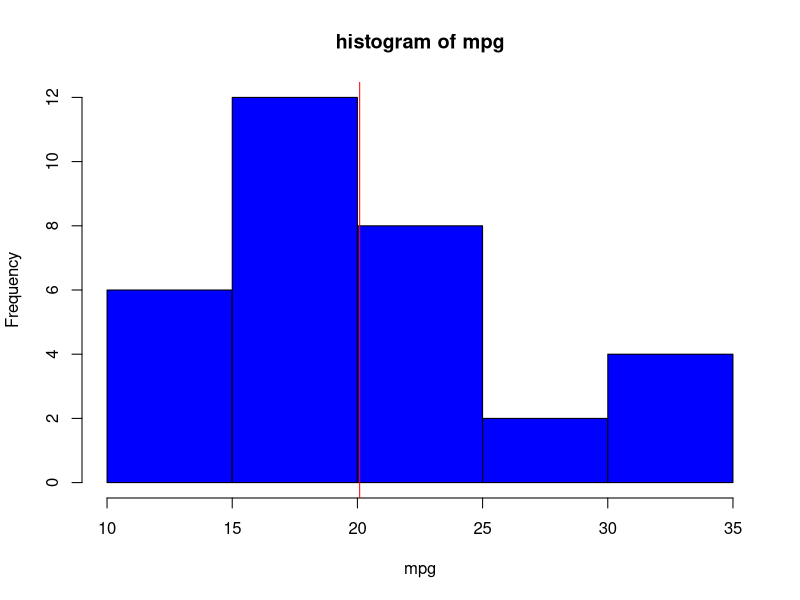
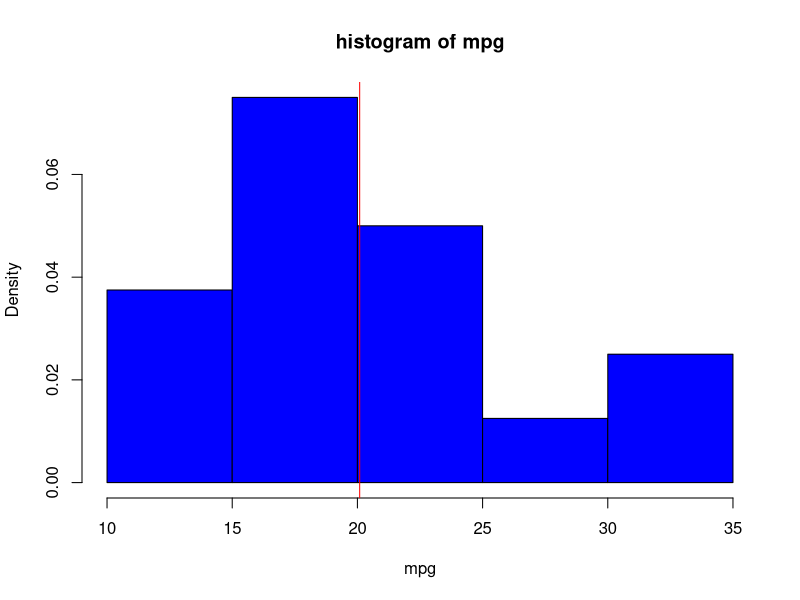
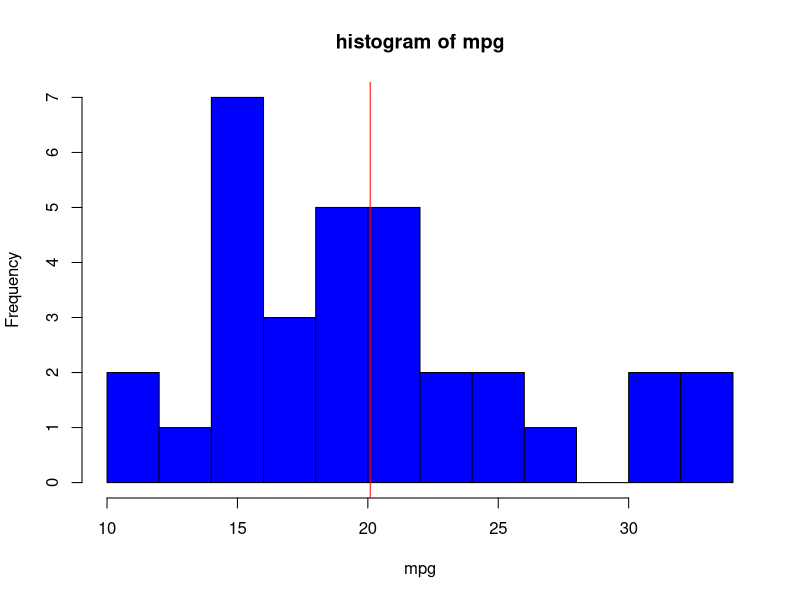
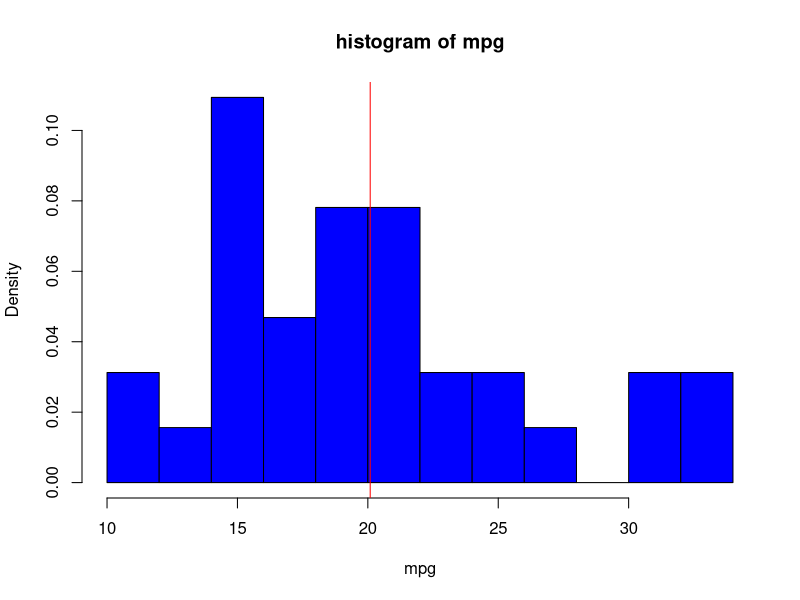
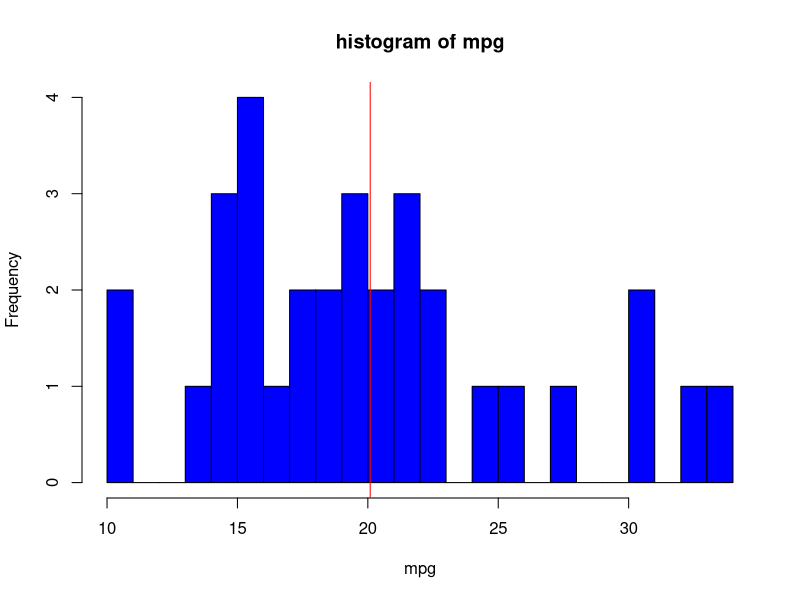
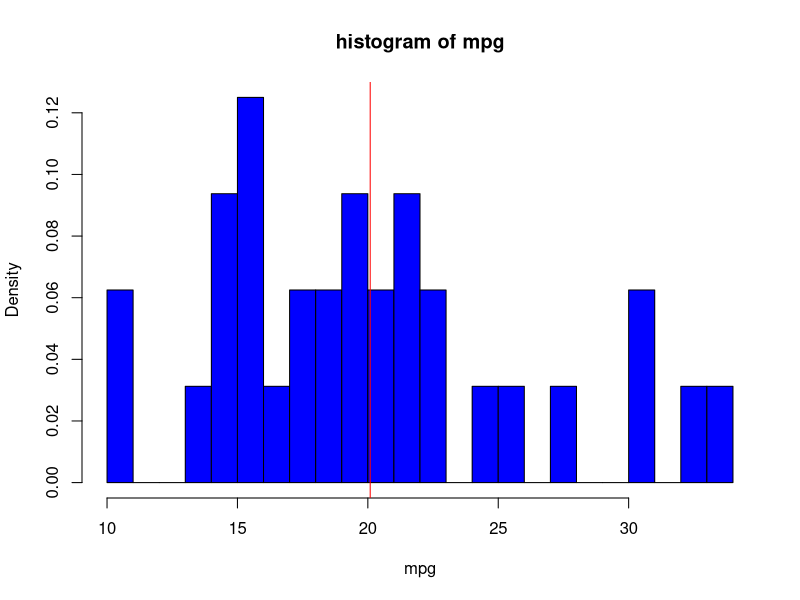
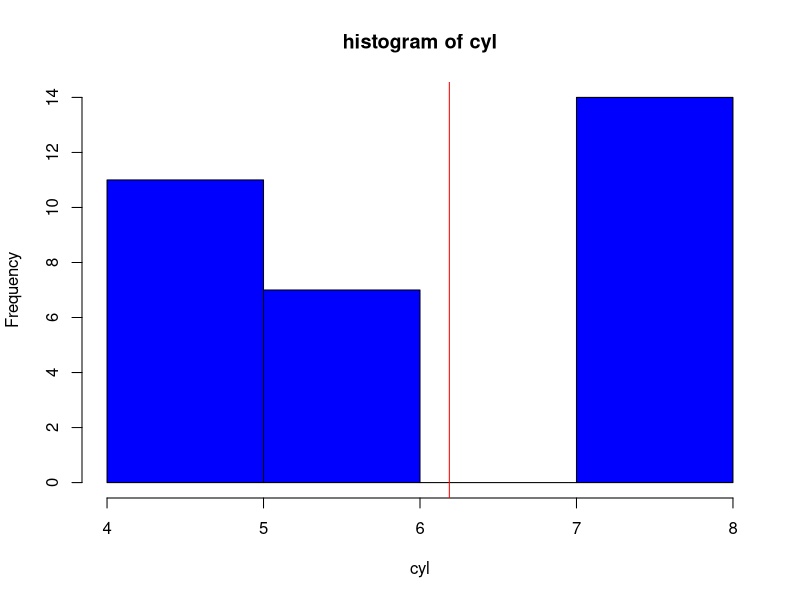
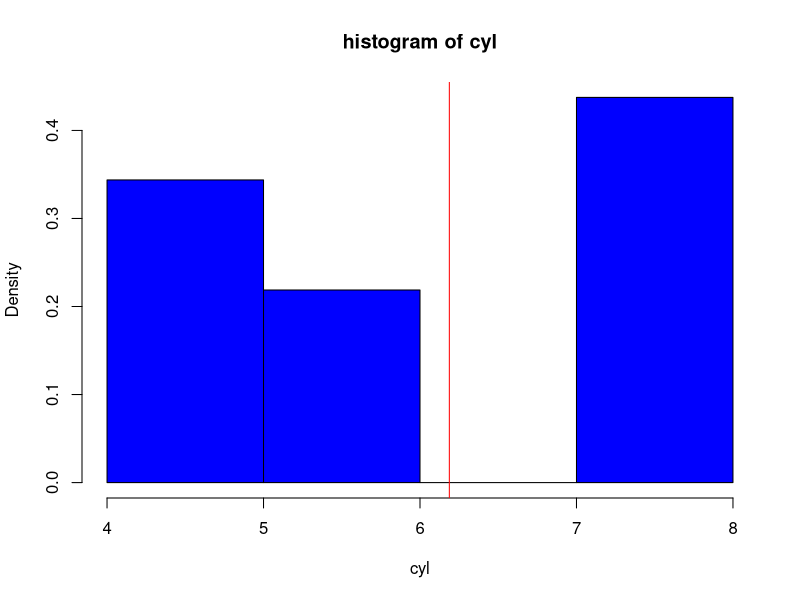

Recreate these plots in R, in order. (Note: this script raises an error after producing the figures.)
## ---- chunk 1

#note, i made the mistake of creating this as seperate functions and then turning into one and haven't had the time to get rid of some of the duplicate code yet, so some of this is repetitive 
explore <- function(data.frame,cthreshold,bs){

df=data.frame #I start by assigning our data frame to the variable df
dfnumeric=sapply(df,is.numeric) #and then define df numeric to be just the numeric variables in in our data frame 
dfnumeric=df[dfnumeric]
ln <- length(names(dfnumeric)) #I then set ln to be the length of dnumeric with the names function applied to it (so it gives us the the numer of columns in our data frame)
colmean=c(colMeans(dfnumeric))#and then set colmean to be a vector of the column means of dfnumeric (using the colMeans function)
lnbs=length(bs) #I set lnbs to be the length of our variable bs(bin size)
if(ln>0){  #and run a loop that, if the ln>0, for i in 1 to ln and for j in 1 to lnbs
for(i in 1:ln){ for(j in 1:lnbs){
    mname <- substitute(dfnumeric[,i]) #i define mname using the substitute function to be the columns from dfnumeric
    hist(dfnumeric[,i],col='blue',breaks=bs[j] ,main =paste('histogram of', names(dfnumeric[i])) ,xlab=names(dfnumeric[i])) #and then plot a histogram using the hist function of each of said columns from dfnumeric with the breaks= to the jth member of our vector bs
    # SW: you're using the breaks parameter, but this is _not_ the same as bin
    # sizes or bin numbers; it specifies the actual breaks, which is very
    # different.
    
    abline(v=colmean[i],col="red",lwd=1)# and i add a redline where the mean is with the abline function and setting v=colmean of our ith column (which we defined above)
    hist(dfnumeric[,i],col='blue',freq=FALSE,breaks=bs[j],main =paste('histogram of', names(dfnumeric[i])) ,xlab=names(dfnumeric[i])) #i do the same thing here with freq=FALSE which gives us a density plot
    abline(v=colmean[i],col="red",lwd=1)}}}

d1=sapply(df,is.factor)#i define dfactor and dlogical to be our data frames but with only the logical and factor variables respectively
  d2=sapply(df,is.logical)
  dlogical=df[d2]
  dfactor=df[d1]
  n=length(dfactor)
  m=length(dlogical)#i then set n, m to their respective lengths and run a loop that, conditioned on n,m >0; for i in 1 to n and 1 to m, i define counts to be a variable with the table function applied to the ith column of dfactor and dlogical and then use the barplot function to plot the results 
  if(n>0){
    for(i in 1:n){
      counts <- table(dfactor[,i])
      barplot(counts,xlab=colnames(dfactor[i]),col='gray')}
  }
  if(m>0){
    for(i in 1:m)
      counts <- table(dlogical[,i])
      barplot(counts,xlab=colnames(dlogical[i]),col='gray')}
  

var_num <- df[which(lapply(df, is.numeric) == TRUE)] #then, using the code from lecture, i define var_num, var_factor,var_logical to be the respective columns from our data frame containing only those values (this is done far more efficiently in one line of code with which[lappy()]) function
var_factor <- df[which(lapply(df, is.factor) == TRUE)]
var_logical <- df[which(lapply(df, is.logical) == TRUE)]  

corr_a <- cor(var_num, method="pearson") #then define corr_a using the corelation function on our numerical variables using the pearson method


newname <- paste(names(corr_a[,1])[[1]],names(corr_a[1,])[[2]],sep="-") #and define newname using the paste function to be the names of our new column vectors (i.e. which variables we are looking at teh correlation coefficient to)

threshold <- cthreshold #I then set threshold to be equal to cthreshold (one of our input parameters) and r_square, rsq_names, corr_list, and corr_names to be NULL
r_square <- NULL
rsq_names <- NULL
corr_list <- NULL
corr_names <- NULL

len <- length(corr_a[1,]) #I define the len to be the length of the first row of our corr_a vector

for (i in (1:(len-1))) { 
  for (j in ((i+1):len)) {
    #Form the name pair and add to the named pair vector
    pair_name <- paste(names(corr_a[,1])[[i]],names(corr_a[1,])[[j]],sep="-")
    rsq_names <- c(rsq_names, pair_name)
    
    #Add the r_square value to the value vector
    r_square <- c(r_square, corr_a[i,j]^2)
    
    if (corr_a[i,j] > threshold) {
      corr_names <- c(corr_names, pair_name)
      corr_list <- c(corr_list, corr_a[i,j]) 
    }
  }
}

rsq_df <- data.frame(cbind(rsq_names, r_square))
names(rsq_df)[1] <- "Pair"
names(rsq_df)[2] <- "Value"
corr_df <- data.frame(cbind(corr_names, corr_list))
names(corr_df)[1] <- "Pair"
names(corr_df)[2] <- "Value"
rsq_corr_list <- list("rsquare"=rsq_df, "correlation"=corr_df)





n=length(var_factor) #I define n, m to be the length of our logical and factor data frames
m=length(var_logical)
ctable=NULL #and set ctable,ctable2,ctablefactorlist,ctablelogicallist to be NULL
ctable2=NULL
ctablefactorlist=NULL
ctablelogicallist=NULL
totallist=NULL
if (n>0){ #then I start a loop if n,m>0 then for i in 1 to n, ctable= the count of the ith column of either var_factor or var_logical and then the ith element of ctablefactor list is ctable with the list function applied to it
  for (i in 1:n){
    # SW: are you calling the function count() from the package plyr? if so,
    # you need to load that package.
    ctable=count(var_factor[,i])
    ctablefactorlist[i]=list(ctable)
  }}
if (m>0){
    for (i in 1:m){ #same thing for ctable2 and ctablelogicallist
    ctable2=count(var_logical[,i])
    ctablelogicallist[i]=list(ctable2)
    }}
numericalsummarylist=list(summary(var_num))#i then define numericalsummarylist to be the list of summary stats of our numerical variables (using the list and summary function)
cfinallist=list(ctablelogicallist,ctablefactorlist) #create a list called c final list with ctablelogicallist and stablefactor list
totallist=list(numericalsummarylist,rsq_corr_list,cfinallist)# and then finally total list which is formed by using the list function on numericalsummarylist, rsq_corr_list, and cfinallist
return(totallist) #and then I return totallist

}

# SW: did you test your code? you need to load ggplot2 to make the diamonds 
# data set available.
library(ggplot2)
library(plyr) # loading to get the count function

# SW: the assignment specified that you should test with the mtcars data set,
# not the cars data set.
#explore(cars,.025,c(5,10,20))
explore(mtcars,.025,c(5,10,20))
explore(diamonds,.25,10)

